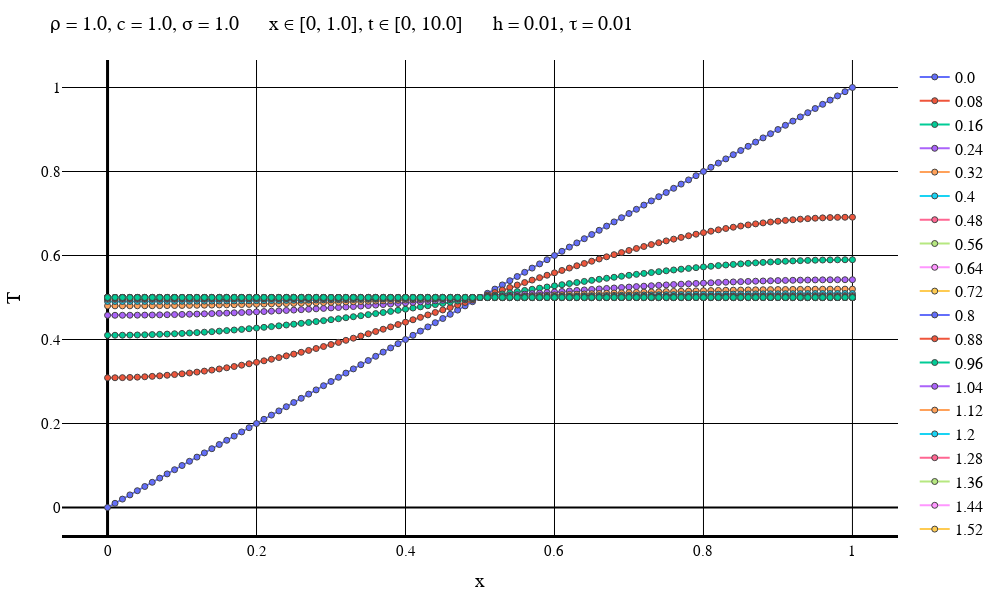

Notebook source saved alongside this figure:
### Code cell
typeOfScheme = "Backward"

solutionFile = "D:\\Calc_Methods_2\\Lab2\\LinearHeatEq\\SecondConds\\$typeOfScheme\\solution$numOfEq.txt"
dataFile = "D:\\Calc_Methods_2\\Lab2\\LinearHeatEq\\SecondConds\\$typeOfScheme\\data$numOfEq.txt"
intervalFile = "D:\\Calc_Methods_2\\Lab2\\LinearHeatEq\\SecondConds\\$typeOfScheme\\interval$numOfEq.txt"

solutionMatrix = readdlm(solutionFile)
dataVec = readdlm(dataFile)
intervalVec = readdlm(intervalFile);

L = dataVec[3]
timeEnd = dataVec[4]
numOfXIntervals = Int(intervalVec[1])
numOfTIntervals = Int(intervalVec[2])
h = L / numOfXIntervals
τ = timeEnd / numOfTIntervals
if default == true
    plotStep = trunc(Int, timeEnd / (defaultStepParam * τ))
    numOfPlots = numOfTIntervals + 1    
else
    plotStep = firstSteps
    numOfPlots = firstPlots
end
println("Шаг графика: $plotStep")
println("Время последнего графика: $((numOfPlots - 1)*τ)")
makePlot(numOfPlots, plotStep, solutionMatrix, dataVec, intervalVec)
